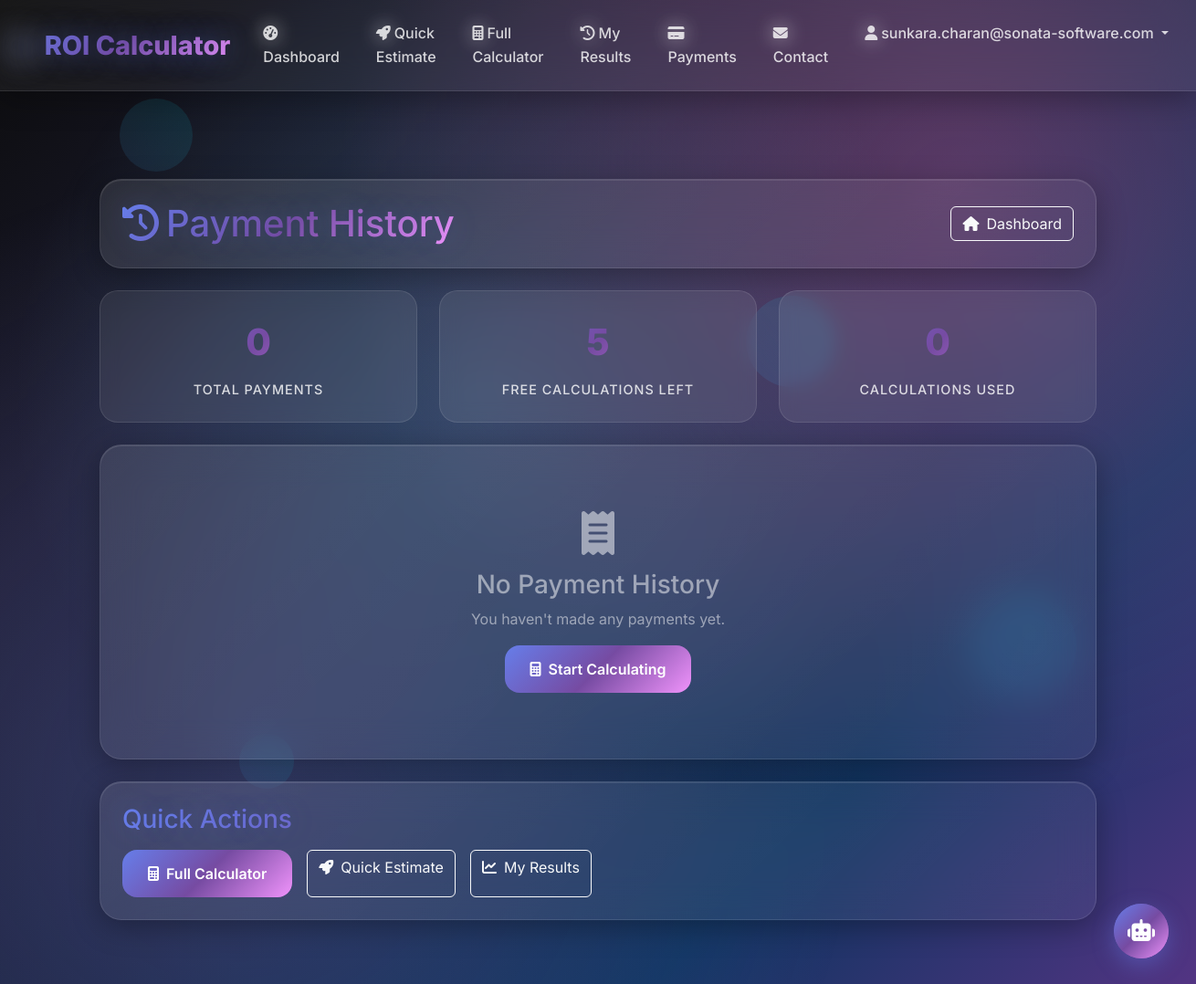
Before: /dashboard/payment/history/ (signed in) with the older database file.
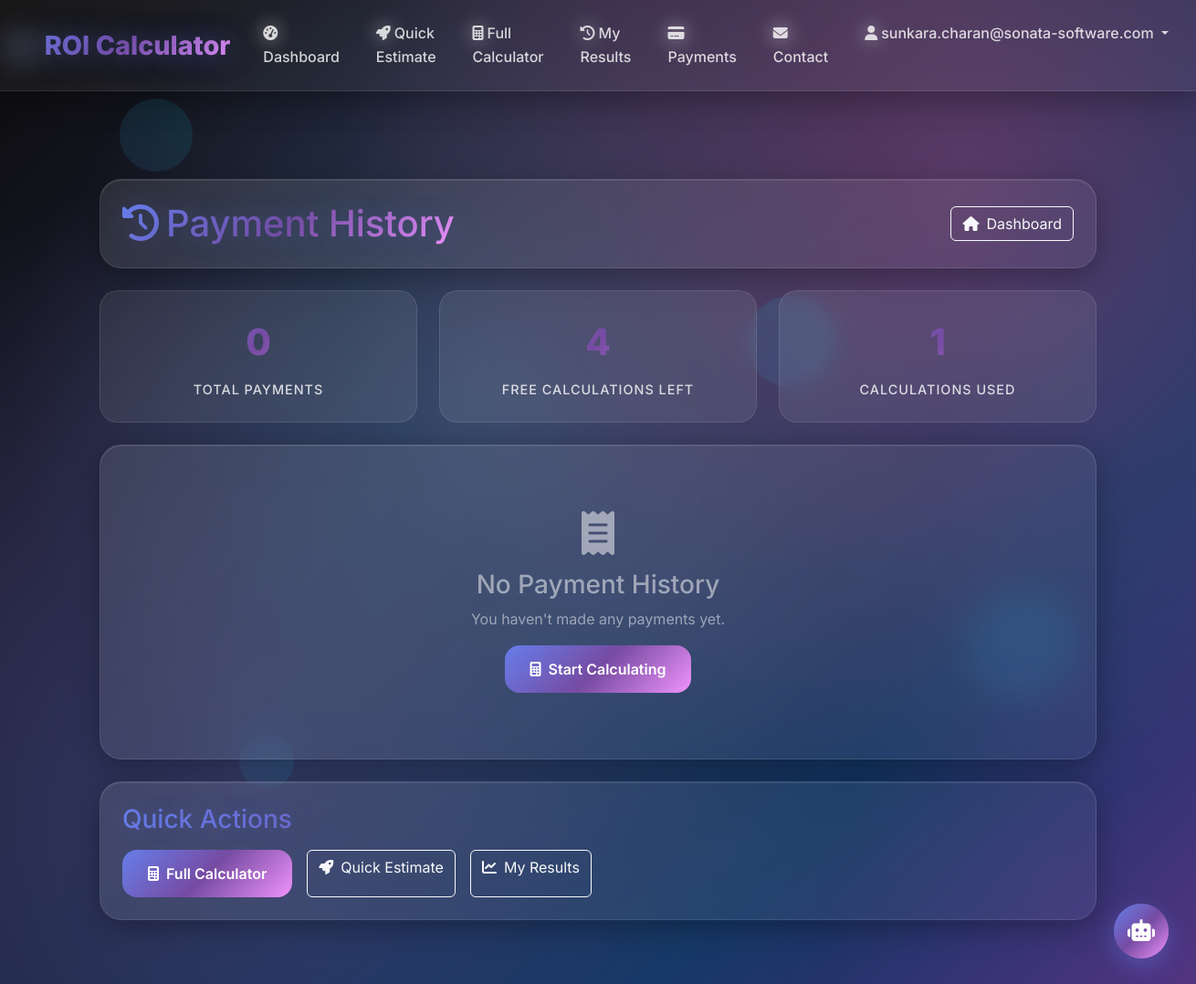
After: the same page with the newer database file.
### calculator/models.py (models this page shows, shortened)
class UserCalculationLimit(models.Model):
    user = models.OneToOneField(User, on_delete=models.CASCADE)
    full_calculations_used = models.IntegerField(default=0)
    unlimited_access = models.BooleanField(default=False)  # Track if user has unlimited access
    unlimited_access_purchased_at = models.DateTimeField(null=True, blank=True)  # When unlimited access was purchased
    last_reset_date = models.DateTimeField(auto_now_add=True)
    def get_remaining_free_calculations(self):
        if self.user.is_staff or self.user.is_superuser:
            return float('inf')  # Unlimited for admin
        if self.unlimited_access:
            return float('inf')  # Unlimited for paid users
        return max(0, 5 - self.full_calculations_used)
    class Meta:
        ordering = ['-last_reset_date']

### calculator/views.py (the view)
# urls.py: path('payment/history/', login_required(views.payment_history), name='payment_history'),
@login_required
def payment_history(request):
    payments = Payment.objects.filter(user=request.user).order_by('-created_at')
    user_limit = get_or_create_user_limit(request.user)
    context = {
        'payments': payments,
        'user_limit': user_limit,
        'remaining_calculations': user_limit.get_remaining_free_calculations(),
    }
    return render(request, 'calculator/payment_history.html', context)

### calculator/views.py (called while the page is built)
def get_or_create_user_limit(user):
    limit, created = UserCalculationLimit.objects.get_or_create(user=user)
    return limit

### templates/calculator/payment_history.html (shortened to what the changed rows need)
{% extends 'base.html' %}
{% load static %}
{% block content %}
<div class="container py-5">
    <div class="row">
        <div class="col-12">
            <div class="gradient-card p-4 mb-4">
                <div class="d-flex justify-content-between align-items-center">
                    <h1 class="text-gradient mb-0">
                        <i class="fas fa-history me-2"></i>Payment History
                    </h1>
                </div>
            </div>
        </div>
    </div>
    <div class="row mb-4">
        <div class="col-md-4">
            <div class="metric-card">
                <div class="metric-value text-success">{{ remaining_calculations }}</div>
                <div class="metric-title">Free Calculations Left</div>
            </div>
        </div>
        <div class="col-md-4">
            <div class="metric-card">
                <div class="metric-value text-warning">{{ user_limit.full_calculations_used }}</div>
                <div class="metric-title">Calculations Used</div>
            </div>
        </div>
    </div>
</div>
{% endblock %}

Changed rows visible on the page:
changed UserCalculationLimit: full_calculations_used "0" → "1"
Other visible differences:
{{ remaining_calculations }}: "5" → "4"
